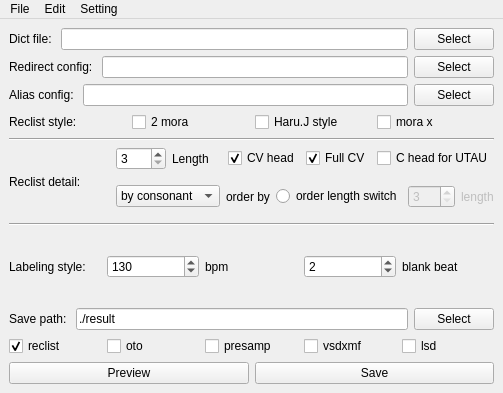
<?xml version="1.0" encoding="UTF-8"?>
<ui version="4.0">
 <class>MainWindow</class>
 <widget class="QMainWindow" name="MainWindow">
  <property name="geometry">
   <rect>
    <x>0</x>
    <y>0</y>
    <width>503</width>
    <height>393</height>
   </rect>
  </property>
  <property name="sizePolicy">
   <sizepolicy hsizetype="Minimum" vsizetype="Minimum">
    <horstretch>0</horstretch>
    <verstretch>0</verstretch>
   </sizepolicy>
  </property>
  <property name="windowTitle">
   <string>cvvc reclist generator</string>
  </property>
  <property name="locale">
   <locale language="English" country="UnitedStates"/>
  </property>
  <widget class="QWidget" name="centralwidget">
   <layout class="QVBoxLayout" name="overall_layout">
    <item>
     <layout class="QHBoxLayout" name="dict_file_layout">
      <item>
       <widget class="QLabel" name="dict_file_label">
        <property name="locale">
         <locale language="English" country="UnitedStates"/>
        </property>
        <property name="text">
         <string>Dict file: </string>
        </property>
       </widget>
      </item>
      <item>
       <widget class="QLineEdit" name="dict_file_lineEdit">
        <property name="accessibleName">
         <string>dict_file</string>
        </property>
        <property name="locale">
         <locale language="English" country="UnitedStates"/>
        </property>
        <property name="readOnly">
         <bool>true</bool>
        </property>
       </widget>
      </item>
      <item>
       <widget class="QPushButton" name="dict_file_button">
        <property name="locale">
         <locale language="English" country="UnitedStates"/>
        </property>
        <property name="text">
         <string>Select</string>
        </property>
        <property name="checkable">
         <bool>false</bool>
        </property>
       </widget>
      </item>
     </layout>
    </item>
    <item>
     <layout class="QHBoxLayout" name="redirect_config_layout">
      <item>
       <widget class="QLabel" name="redirect_config_label">
        <property name="locale">
         <locale language="English" country="UnitedStates"/>
        </property>
        <property name="text">
         <string>Redirect config: </string>
        </property>
       </widget>
      </item>
      <item>
       <widget class="QLineEdit" name="redirect_config_lineEdit">
        <property name="accessibleName">
         <string>redirect_config</string>
        </property>
        <property name="locale">
         <locale language="English" country="UnitedStates"/>
        </property>
        <property name="readOnly">
         <bool>true</bool>
        </property>
       </widget>
      </item>
      <item>
       <widget class="QPushButton" name="redirect_config_button">
        <property name="locale">
         <locale language="English" country="UnitedStates"/>
        </property>
        <property name="text">
         <string>Select</string>
        </property>
        <property name="checkable">
         <bool>false</bool>
        </property>
       </widget>
      </item>
     </layout>
    </item>
    <item>
     <layout class="QHBoxLayout" name="alias_config_layout">
      <item>
       <widget class="QLabel" name="alias_config_label">
        <property name="locale">
         <locale language="English" country="UnitedStates"/>
        </property>
        <property name="text">
         <string>Alias config: </string>
        </property>
       </widget>
      </item>
      <item>
       <widget class="QLineEdit" name="alias_config_lineEdit">
        <property name="enabled">
         <bool>true</bool>
        </property>
        <property name="accessibleName">
         <string>alias_config</string>
        </property>
        <property name="locale">
         <locale language="English" country="UnitedStates"/>
        </property>
        <property name="readOnly">
         <bool>true</bool>
        </property>
       </widget>
      </item>
      <item>
       <widget class="QPushButton" name="alias_config_button">
        <property name="locale">
         <locale language="English" country="UnitedStates"/>
        </property>
        <property name="text">
         <string>Select</string>
        </property>
        <property name="checkable">
         <bool>false</bool>
        </property>
       </widget>
      </item>
     </layout>
    </item>
    <item>
     <layout class="QHBoxLayout" name="reclist_style_layout">
      <item>
       <widget class="QLabel" name="reclist_style_label">
        <property name="locale">
         <locale language="English" country="UnitedStates"/>
        </property>
        <property name="text">
         <string>Reclist style: </string>
        </property>
       </widget>
      </item>
      <item>
       <widget class="QCheckBox" name="two_mora_checkBox">
        <property name="accessibleName">
         <string>is_two_mora</string>
        </property>
        <property name="locale">
         <locale language="English" country="UnitedStates"/>
        </property>
        <property name="text">
         <string>2 mora</string>
        </property>
       </widget>
      </item>
      <item>
       <widget class="QCheckBox" name="haru_style_checkBox">
        <property name="accessibleName">
         <string>is_haru_style</string>
        </property>
        <property name="locale">
         <locale language="English" country="UnitedStates"/>
        </property>
        <property name="text">
         <string>Haru.J style</string>
        </property>
       </widget>
      </item>
      <item>
       <widget class="QCheckBox" name="mora_x_checkBox">
        <property name="accessibleName">
         <string>is_mora_x</string>
        </property>
        <property name="locale">
         <locale language="English" country="UnitedStates"/>
        </property>
        <property name="text">
         <string>mora x</string>
        </property>
       </widget>
      </item>
     </layout>
    </item>
    <item>
     <widget class="Line" name="line">
      <property name="orientation">
       <enum>Qt::Horizontal</enum>
      </property>
     </widget>
    </item>
    <item>
     <layout class="QHBoxLayout" name="reclist_detail_layout">
      <item>
       <widget class="QLabel" name="reclist_detail_label">
        <property name="locale">
         <locale language="English" country="UnitedStates"/>
        </property>
        <property name="text">
         <string>Reclist detail: </string>
        </property>
       </widget>
      </item>
      <item>
       <layout class="QVBoxLayout" name="reclist_detail_options_layout">
        <item>
         <layout class="QHBoxLayout" name="horizontalLayout_6">
          <item>
           <widget class="QSpinBox" name="length_spinBox">
            <property name="accessibleName">
             <string>length</string>
            </property>
            <property name="minimum">
             <number>3</number>
            </property>
            <property name="maximum">
             <number>100</number>
            </property>
           </widget>
          </item>
          <item>
           <widget class="QLabel" name="length_label">
            <property name="text">
             <string>Length</string>
            </property>
           </widget>
          </item>
          <item>
           <widget class="QCheckBox" name="cv_head_checkBox">
            <property name="accessibleName">
             <string>is_cv_head</string>
            </property>
            <property name="locale">
             <locale language="English" country="UnitedStates"/>
            </property>
            <property name="text">
             <string>CV head</string>
            </property>
            <property name="checked">
             <bool>true</bool>
            </property>
           </widget>
          </item>
          <item>
           <widget class="QCheckBox" name="full_cv_checkBox">
            <property name="accessibleName">
             <string>is_full_cv</string>
            </property>
            <property name="locale">
             <locale language="English" country="UnitedStates"/>
            </property>
            <property name="text">
             <string>Full CV</string>
            </property>
            <property name="checked">
             <bool>true</bool>
            </property>
           </widget>
          </item>
          <item>
           <widget class="QCheckBox" name="c_head_4_utau_checkBox">
            <property name="accessibleName">
             <string>is_c_head_4_utau</string>
            </property>
            <property name="locale">
             <locale language="English" country="UnitedStates"/>
            </property>
            <property name="text">
             <string>C head for UTAU</string>
            </property>
           </widget>
          </item>
         </layout>
        </item>
        <item>
         <layout class="QHBoxLayout" name="horizontalLayout_7">
          <item>
           <widget class="QComboBox" name="order_by_comboBox">
            <property name="accessibleName">
             <string>order_by</string>
            </property>
            <property name="currentText">
             <string>by consonant</string>
            </property>
            <property name="maxVisibleItems">
             <number>2</number>
            </property>
            <item>
             <property name="text">
              <string>by consonant</string>
             </property>
            </item>
            <item>
             <property name="text">
              <string>by vowel</string>
             </property>
            </item>
           </widget>
          </item>
          <item>
           <widget class="QLabel" name="order_by_label">
            <property name="text">
             <string>order by</string>
            </property>
           </widget>
          </item>
          <item>
           <widget class="QRadioButton" name="order_length_switch_radioButton">
            <property name="accessibleName">
             <string>is_order_length_switch</string>
            </property>
            <property name="text">
             <string>order length switch</string>
            </property>
           </widget>
          </item>
          <item>
           <widget class="QSpinBox" name="order_length_spinBox">
            <property name="enabled">
             <bool>false</bool>
            </property>
            <property name="accessibleName">
             <string>order_length</string>
            </property>
            <property name="minimum">
             <number>3</number>
            </property>
            <property name="maximum">
             <number>100</number>
            </property>
           </widget>
          </item>
          <item>
           <widget class="QLabel" name="order_length_label">
            <property name="enabled">
             <bool>false</bool>
            </property>
            <property name="text">
             <string>length</string>
            </property>
           </widget>
          </item>
         </layout>
        </item>
       </layout>
      </item>
     </layout>
    </item>
    <item>
     <widget class="Line" name="line_2">
      <property name="orientation">
       <enum>Qt::Horizontal</enum>
      </property>
     </widget>
    </item>
    <item>
     <layout class="QHBoxLayout" name="labeling_style_layout">
      <item>
       <widget class="QLabel" name="labeling_style_label">
        <property name="locale">
         <locale language="English" country="UnitedStates"/>
        </property>
        <property name="text">
         <string>Labeling style: </string>
        </property>
       </widget>
      </item>
      <item>
       <widget class="QSpinBox" name="bpm_spinBox">
        <property name="accessibleName">
         <string>bpm</string>
        </property>
        <property name="locale">
         <locale language="English" country="UnitedStates"/>
        </property>
        <property name="minimum">
         <number>100</number>
        </property>
        <property name="maximum">
         <number>200</number>
        </property>
        <property name="singleStep">
         <number>10</number>
        </property>
        <property name="value">
         <number>130</number>
        </property>
       </widget>
      </item>
      <item>
       <widget class="QLabel" name="bpm_label">
        <property name="locale">
         <locale language="English" country="UnitedStates"/>
        </property>
        <property name="text">
         <string>bpm</string>
        </property>
       </widget>
      </item>
      <item>
       <widget class="QSpinBox" name="blank_beat_spinBox">
        <property name="accessibleName">
         <string>blank_beat</string>
        </property>
        <property name="locale">
         <locale language="English" country="UnitedStates"/>
        </property>
        <property name="maximum">
         <number>10</number>
        </property>
        <property name="value">
         <number>2</number>
        </property>
       </widget>
      </item>
      <item>
       <widget class="QLabel" name="blank_beat_label">
        <property name="locale">
         <locale language="English" country="UnitedStates"/>
        </property>
        <property name="text">
         <string>blank beat</string>
        </property>
       </widget>
      </item>
     </layout>
    </item>
    <item>
     <layout class="QHBoxLayout" name="save_path_layout">
      <item>
       <widget class="QLabel" name="save_path_label">
        <property name="locale">
         <locale language="English" country="UnitedStates"/>
        </property>
        <property name="text">
         <string>Save path: </string>
        </property>
       </widget>
      </item>
      <item>
       <widget class="QLineEdit" name="save_path_lineEdit">
        <property name="accessibleName">
         <string>save_path</string>
        </property>
        <property name="locale">
         <locale language="English" country="UnitedStates"/>
        </property>
        <property name="text">
         <string>./result</string>
        </property>
        <property name="readOnly">
         <bool>true</bool>
        </property>
       </widget>
      </item>
      <item>
       <widget class="QPushButton" name="save_path_button">
        <property name="locale">
         <locale language="English" country="UnitedStates"/>
        </property>
        <property name="text">
         <string>Select</string>
        </property>
        <property name="checkable">
         <bool>false</bool>
        </property>
       </widget>
      </item>
     </layout>
    </item>
    <item>
     <layout class="QHBoxLayout" name="save_file_types_layout">
      <item>
       <widget class="QCheckBox" name="reclist_checkBox">
        <property name="accessibleName">
         <string>do_save_reclist</string>
        </property>
        <property name="text">
         <string>reclist</string>
        </property>
        <property name="checked">
         <bool>true</bool>
        </property>
       </widget>
      </item>
      <item>
       <widget class="QCheckBox" name="oto_checkBox">
        <property name="accessibleName">
         <string>do_save_oto</string>
        </property>
        <property name="locale">
         <locale language="English" country="UnitedStates"/>
        </property>
        <property name="text">
         <string>oto</string>
        </property>
       </widget>
      </item>
      <item>
       <widget class="QCheckBox" name="presamp_checkBox">
        <property name="accessibleName">
         <string>do_save_presamp</string>
        </property>
        <property name="locale">
         <locale language="English" country="UnitedStates"/>
        </property>
        <property name="text">
         <string>presamp</string>
        </property>
       </widget>
      </item>
      <item>
       <widget class="QCheckBox" name="vsdxmf_checkBox">
        <property name="accessibleName">
         <string>do_save_vsdxmf</string>
        </property>
        <property name="locale">
         <locale language="English" country="UnitedStates"/>
        </property>
        <property name="text">
         <string>vsdxmf</string>
        </property>
       </widget>
      </item>
      <item>
       <widget class="QCheckBox" name="lsd_checkBox">
        <property name="accessibleName">
         <string>do_save_lsd</string>
        </property>
        <property name="locale">
         <locale language="English" country="UnitedStates"/>
        </property>
        <property name="text">
         <string>lsd</string>
        </property>
       </widget>
      </item>
     </layout>
    </item>
    <item>
     <layout class="QHBoxLayout" name="bottom_button_layout">
      <item>
       <widget class="QPushButton" name="preview_button">
        <property name="locale">
         <locale language="English" country="UnitedStates"/>
        </property>
        <property name="text">
         <string>Preview</string>
        </property>
        <property name="shortcut">
         <string>Ctrl+P</string>
        </property>
        <property name="checkable">
         <bool>false</bool>
        </property>
       </widget>
      </item>
      <item>
       <widget class="QPushButton" name="save_button">
        <property name="locale">
         <locale language="English" country="UnitedStates"/>
        </property>
        <property name="text">
         <string>Save</string>
        </property>
        <property name="shortcut">
         <string>Return</string>
        </property>
        <property name="checkable">
         <bool>false</bool>
        </property>
       </widget>
      </item>
     </layout>
    </item>
   </layout>
  </widget>
  <widget class="QMenuBar" name="menuBar">
   <property name="geometry">
    <rect>
     <x>0</x>
     <y>0</y>
     <width>503</width>
     <height>23</height>
    </rect>
   </property>
   <widget class="QMenu" name="menuFile">
    <property name="title">
     <string>File</string>
    </property>
    <addaction name="load_action"/>
    <addaction name="export_action"/>
    <addaction name="export_as_action"/>
   </widget>
   <widget class="QMenu" name="menuSetting">
    <property name="title">
     <string>Setting</string>
    </property>
    <widget class="QMenu" name="menuLanguage">
     <property name="title">
      <string>Language</string>
     </property>
     <addaction name="set_english_action"/>
     <addaction name="set_simplified_chinese_action"/>
     <addaction name="set_japanese_action"/>
    </widget>
    <addaction name="menuLanguage"/>
   </widget>
   <widget class="QMenu" name="menuEdit">
    <property name="title">
     <string>Edit</string>
    </property>
    <addaction name="undo_action"/>
    <addaction name="redo_action"/>
   </widget>
   <addaction name="menuFile"/>
   <addaction name="menuEdit"/>
   <addaction name="menuSetting"/>
  </widget>
  <action name="load_action">
   <property name="text">
    <string>Load</string>
   </property>
   <property name="toolTip">
    <string>Load</string>
   </property>
   <property name="shortcut">
    <string>Ctrl+O</string>
   </property>
  </action>
  <action name="export_action">
   <property name="text">
    <string>Export</string>
   </property>
   <property name="shortcut">
    <string>Ctrl+S</string>
   </property>
  </action>
  <action name="export_as_action">
   <property name="text">
    <string>Export as ...</string>
   </property>
   <property name="shortcut">
    <string>Ctrl+Shift+S</string>
   </property>
  </action>
  <action name="set_english_action">
   <property name="text">
    <string>English</string>
   </property>
  </action>
  <action name="set_simplified_chinese_action">
   <property name="text">
    <string>简体中文</string>
   </property>
  </action>
  <action name="action">
   <property name="text">
    <string>繁體中文（臺灣）</string>
   </property>
  </action>
  <action name="set_japanese_action">
   <property name="text">
    <string>日本語</string>
   </property>
  </action>
  <action name="undo_action">
   <property name="text">
    <string>Undo</string>
   </property>
   <property name="shortcut">
    <string>Ctrl+Z</string>
   </property>
  </action>
  <action name="redo_action">
   <property name="text">
    <string>Redo</string>
   </property>
   <property name="shortcut">
    <string>Ctrl+Y</string>
   </property>
  </action>
 </widget>
 <resources/>
 <connections/>
</ui>
